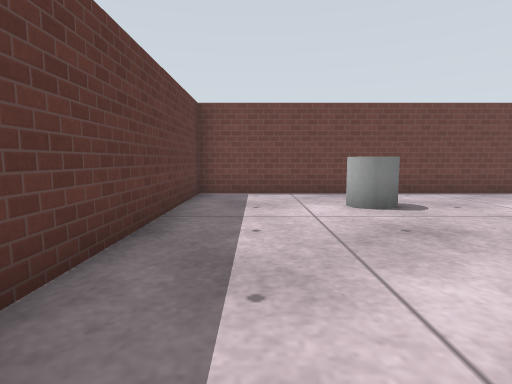
[1] (above)

18 first-person views from a walk through a robot-simulator world made for Gazebo. The camera is 0.94 m above the floor, tilts 6° down and sees 80° across. The floor is counted in squares, 1 m on a side. Each view is taken from the middle of a square. On the plan, view 1 faces up. The plan holds only what a view shows up to about 11 squares ahead; the rest is blank. Gazebo's built-in surfaces are drawn with simple patterns. Surface patterns are stand-ins for the level's own textures.

[2]
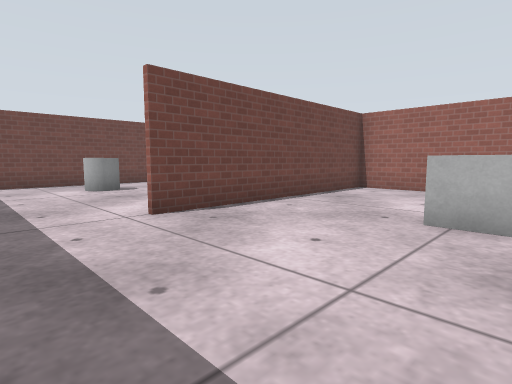

[3]
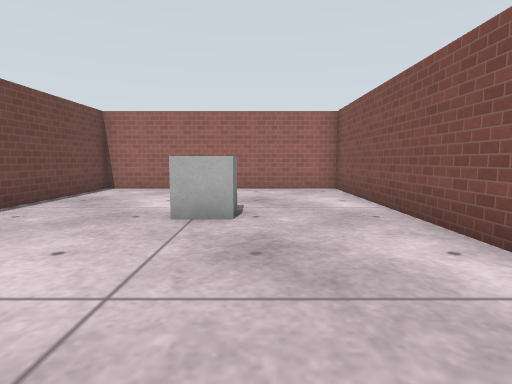

[4]
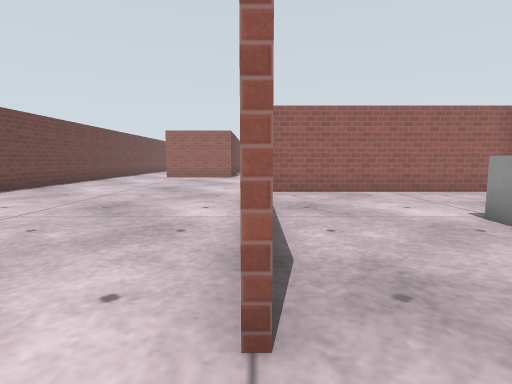

[5]
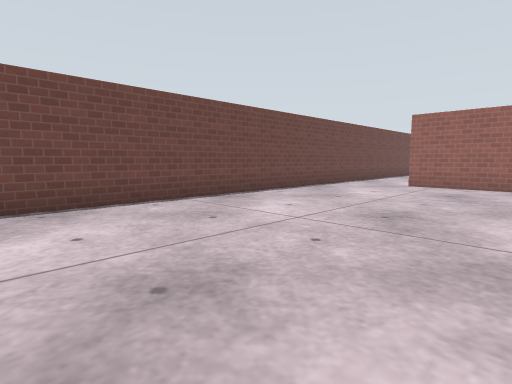

[6]
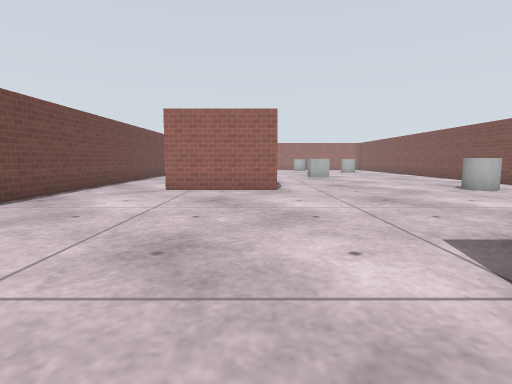

[7]
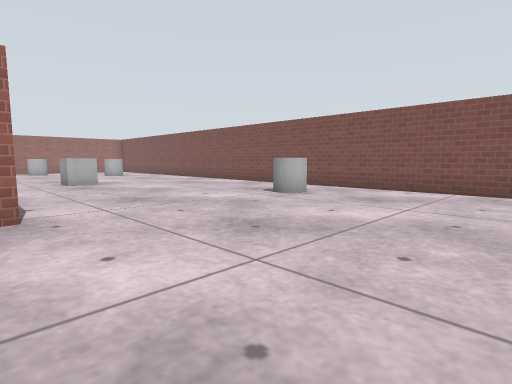

[8]
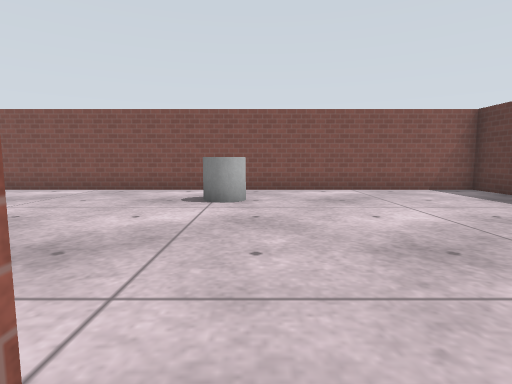

[9]
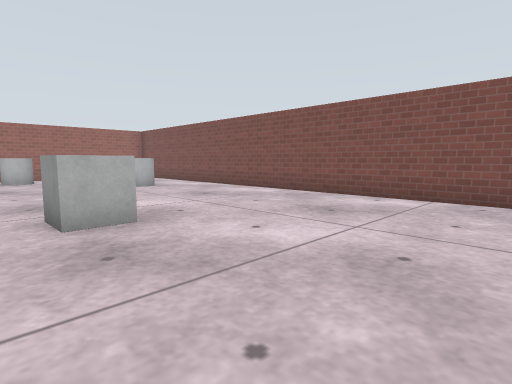

[10]
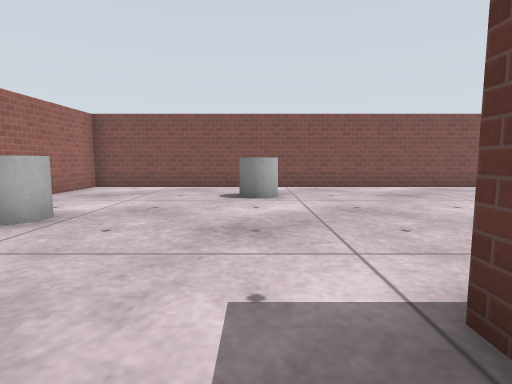

[11]
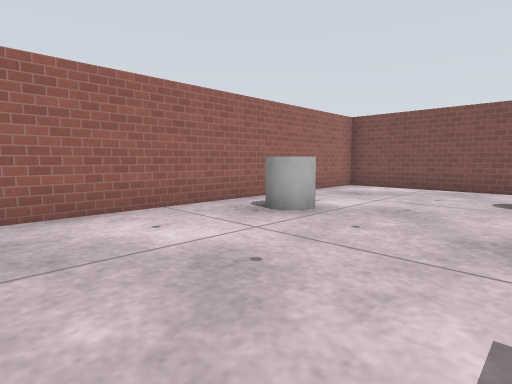

[12]
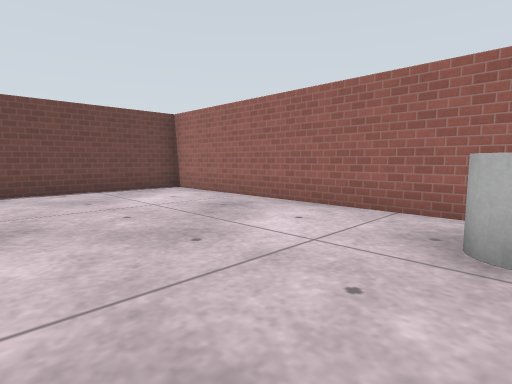

[13]
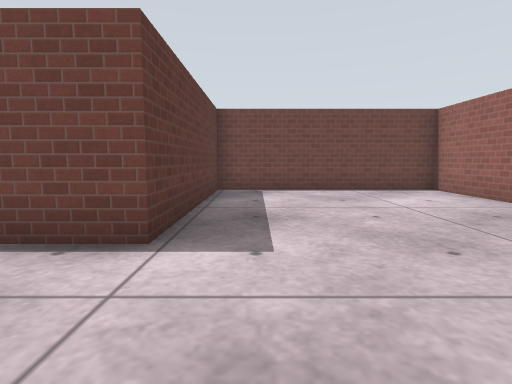

[14]
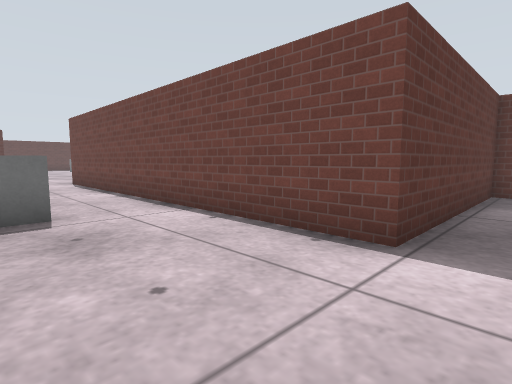

[15]
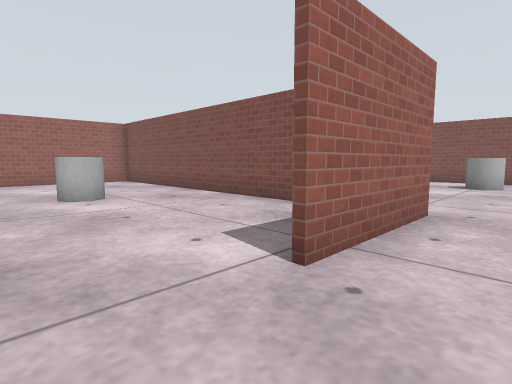

[16]
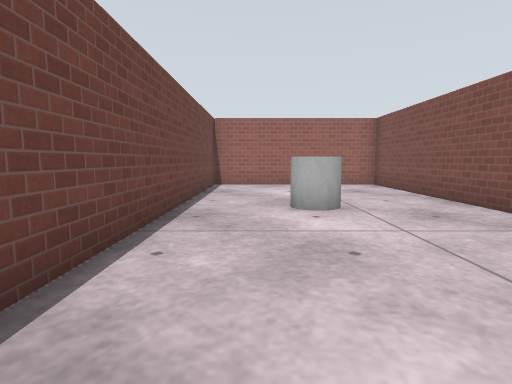

[17]
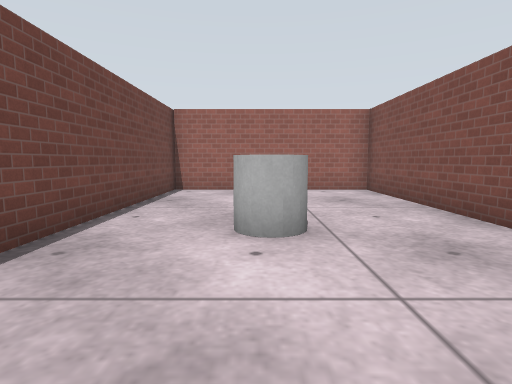

[18]
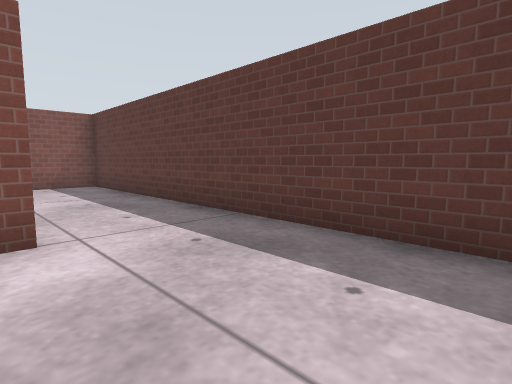

### Floor plan
Points are (right, up) in squares from view 1. A wall is a line through its corners. A room is listed if a view was taken in it or the views show most of it. See-through windows are left out.
Room 1 (views 1, 2, 3, 4, 5, 6, 7, 8, 9, 10, 11, 12, 13, 14, 15, 16, 17, 18)
walls: (16.5, 2.3) (16.5, 5.9); (19.2, 2.5) (28.6, 2.5) (28.6, 8.6); (9.1, -5.1) (9.1, -6.6) (35.6, -6.6) (35.6, 8.6) (-1.6, 8.6) (-1.6, -6.6) (0.3, -6.6); (28.8, 8.6) (28.8, 2.3) (17.5, 2.3); (2, -6.6) (9, -6.6) (9, 0.9) (1.4, 0.9)
objects: grey cylinder (2, 6) to (3, 6); grey box (4, -3) to (5, -3); grey cylinder (16, -4) to (17, -4); grey cylinder (23, 6); grey box (24, -1) to (24, 0); grey cylinder (30, -4); grey cylinder (34, -1)

Where each view was taken, in squares from view 1:
view 1: 0 up, 0 right, facing up
view 2: 4 down, 1 left, facing up-right
view 3: 4 down, 1 left, facing right
view 4: 1 up, 0 right, facing right
view 5: 2 up, 5 right, facing up-right
view 6: 3 up, 7 right, facing right
view 7: 3 up, 11 right, facing down-right
view 8: 3 up, 16 right, facing down
view 9: 1 up, 19 right, facing down-right
view 10: 4 up, 30 right, facing down
view 11: 4 up, 30 right, facing down-right
view 12: 1 down, 30 right, facing up-right
view 13: 1 down, 30 right, facing up
view 14: 1 down, 30 right, facing up-left
view 15: 8 up, 15 right, facing down-right
view 16: 7 up, 17 right, facing right
view 17: 6 up, 19 right, facing right
view 18: 5 up, 2 right, facing down-left
